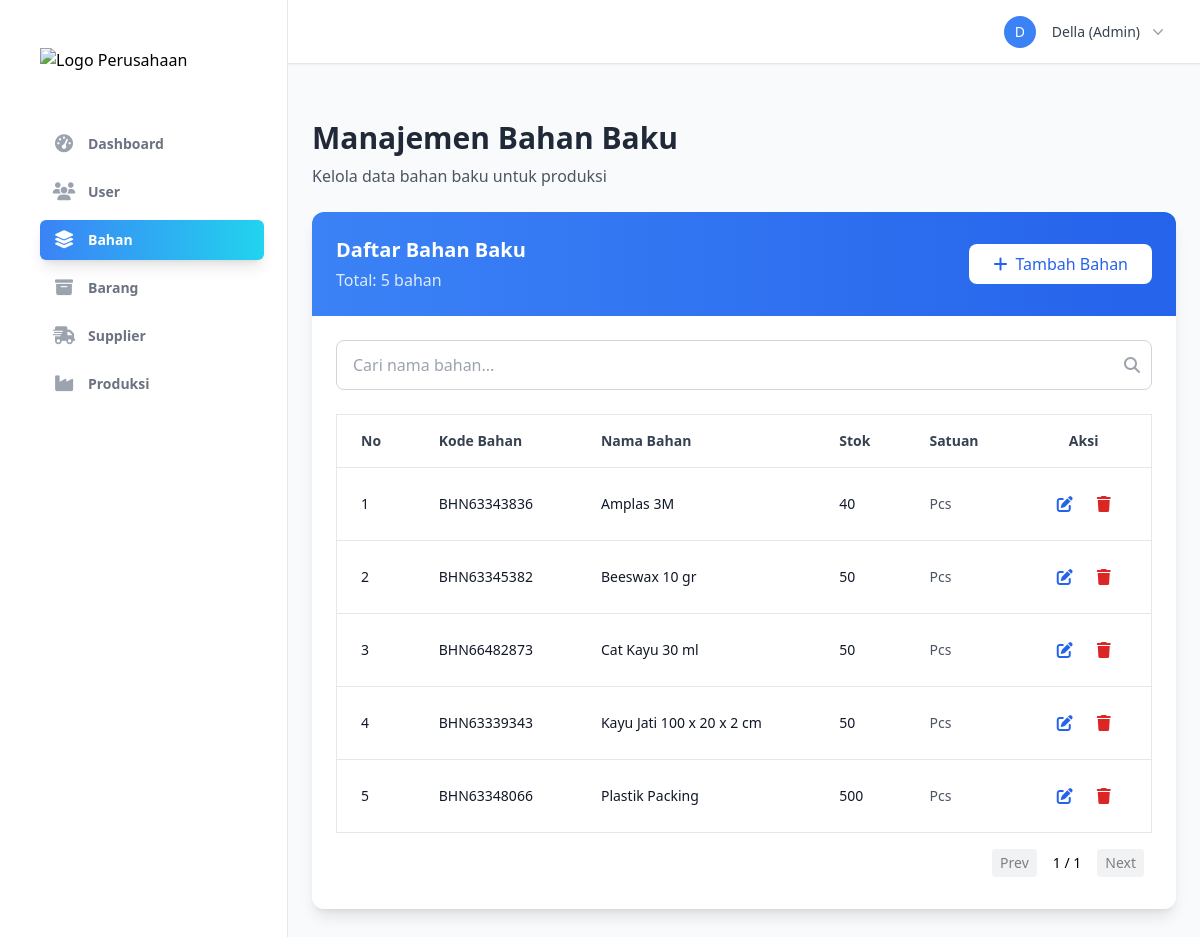
The app's page /pages/material_management.php (signed in) with its own data.
### tables this page shows
CREATE TABLE bahan (
    kd_bahan VARCHAR(25) PRIMARY KEY,
    nama_bahan VARCHAR(200) NOT NULL,
    stok INTEGER NOT NULL,
    satuan VARCHAR(15) NOT NULL
);

### pages/material_management.php (the view, shortened to what this page needs)
<?php
require_once '../config/db_connect.php';
require_once '../includes/header.php';
$search_query = $_GET['search'] ?? '';
$perPage = 10;
$page = isset($_GET['page']) ? max(1, intval($_GET['page'])) : 1;
$offset = ($page - 1) * $perPage;
$stmt = $pdo->prepare("SELECT COUNT(*) FROM bahan WHERE nama_bahan LIKE :search");
$stmt->bindValue(':search', '%' . $search_query . '%');
$stmt->execute();
$totalItems = $stmt->fetchColumn();
$totalPages = ceil($totalItems / $perPage);
$sql = "SELECT * FROM bahan WHERE nama_bahan LIKE :search ORDER BY nama_bahan LIMIT :limit OFFSET :offset";
$stmt = $pdo->prepare($sql);
$stmt->bindValue(':search', '%' . $search_query . '%');
$stmt->bindValue(':limit', $perPage, PDO::PARAM_INT);
$stmt->bindValue(':offset', $offset, PDO::PARAM_INT);
$stmt->execute();
$materials = $stmt->fetchAll(PDO::FETCH_ASSOC);
?>
<head>
    <link rel="stylesheet" href="../assets/css/responsive.css">
</head>
<div class="flex min-h-screen ">
    <?php require_once '../includes/sidebar.php'; ?>
    <main class="flex-1 p-6">
        <div id="materialManagement" class="section active">
            <div class="mb-6">
                <h2 class="text-3xl font-bold text-gray-800">Manajemen Bahan Baku</h2>
                <p class="text-gray-600 mt-2">Kelola data bahan baku untuk produksi</p>
            </div>
            <div class="bg-white rounded-xl shadow-lg overflow-hidden">
                <div class="bg-gradient-to-r from-blue-500 to-blue-600 p-6">
                    <div class="flex justify-between items-center card-header">
                        <div>
                            <h3 class="text-xl font-semibold text-white">Daftar Bahan Baku</h3>
                            <p class="text-blue-100 mt-1">Total: <?php echo $totalItems; ?> bahan</p>
                        </div>
                        <button onclick="showAddMaterialForm()" class="add-button bg-white text-blue-600 hover:bg-blue-50 px-6 py-2 rounded-lg font-medium transition duration-200 flex items-center">
                            <i class="fas fa-plus mr-2"></i>Tambah Bahan
                        </button>
                    </div>
                </div>
                <div class="p-6">
                    <div class="mb-6 relative">
                        <input type="text" id="searchInput" name="search" class="w-full px-4 py-3 border border-gray-300 rounded-lg focus:outline-none focus:ring-2 focus:ring-blue-500 pr-10" placeholder="Cari nama bahan..." value="<?php echo htmlspecialchars($search_query); ?>">
                        <span class="absolute right-3 top-1/2 transform -translate-y-1/2 text-gray-400">
                            <i class="fas fa-search"></i>
                        </span>
                    </div>
                    <?php if (empty($materials)): ?>
                        <div class="text-center py-12">
                            <i class="fas fa-box-open text-gray-400 text-6xl mb-4"></i>
                            <h3 class="text-xl font-semibold text-gray-600 mb-2">Belum ada bahan baku</h3>
                            <p class="text-gray-500">Mulai dengan menambahkan bahan pertama Anda</p>
                        </div>
                    <?php else: ?>
                        <div class="overflow-x-auto">
                            <table class="min-w-full responsive-table border border-gray-200" id="materialsTable">
                                <thead>
                                    <tr class="border-b border-gray-200">
                                        <th class="px-6 py-4 text-left text-sm font-semibold text-gray-700">No</th>
                                        <th class="px-6 py-4 text-left text-sm font-semibold text-gray-700">Kode Bahan</th>
                                        <th class="px-6 py-4 text-left text-sm font-semibold text-gray-700">Nama Bahan</th>
                                        <th class="px-6 py-4 text-left text-sm font-semibold text-gray-700">Stok</th>
                                        <th class="px-6 py-4 text-left text-sm font-semibold text-gray-700">Satuan</th>
                                        <th class="px-6 py-4 text-center text-sm font-semibold text-gray-700">Aksi</th>
                                    </tr>
                                </thead>
                                <tbody id="materialsTableBody" class="divide-y divide-gray-200">
                                    <?php
                                    $i = 1;
                                    foreach ($materials as $material): ?>
                                        <tr class="material-row" data-name="<?php echo strtolower(htmlspecialchars($material['nama_bahan'])); ?>">
                                            <td data-label="No." class="px-6 py-4 text-sm text-gray-900"><?php echo $i++; ?></td>
                                            <td data-label="Kode" class="px-6 py-4 text-sm font-medium text-gray-900"><?php echo htmlspecialchars($material['kd_bahan']); ?></td>
                                            <td data-label="Nama" class="px-6 py-4 text-sm text-gray-900"><?php echo htmlspecialchars($material['nama_bahan']); ?></td>
                                            <td data-label="Stok" class="px-6 py-4 text-sm text-gray-900"><?php echo htmlspecialchars($material['stok']); ?></td>
                                            <td data-label="Satuan" class="px-6 py-4 text-sm text-gray-600"><?php echo htmlspecialchars($material['satuan']); ?></td>
                                            <td class="px-6 py-4 text-center actions-cell">
                                                <div class="flex justify-center space-x-2">
                                                    <button onclick="editMaterial('<?php echo $material['kd_bahan']; ?>', '<?php echo htmlspecialchars(addslashes($material['nama_bahan'])); ?>', '<?php echo $material['stok']; ?>', '<?php echo htmlspecialchars(addslashes($material['satuan'])); ?>')"
                                                        class="text-blue-600 hover:text-blue-800 hover:bg-blue-100 p-2 rounded-lg transition duration-200">
                                                        <i class="fas fa-edit"></i>
                                                    </button>
                                                    <button onclick="deleteMaterial('<?php echo $material['kd_bahan']; ?>', '<?php echo htmlspecialchars(addslashes($material['nama_bahan'])); ?>')"
                                                        class="text-red-600 hover:text-red-800 hover:bg-red-100 p-2 rounded-lg transition duration-200">
                                                        <i class="fas fa-trash"></i>
                                                    </button>
                                                </div>
                                            </td>
                                        </tr>
                                    <?php endforeach; ?>
                                </tbody>
                            </table>
                        </div>
                    <?php endif; ?>
                    <div class="flex justify-end mt-2 p-2">
                        <div class="flex items-center space-x-2 text-sm">
                            <a href="?search=<?php echo urlencode($search_query); ?>&page=<?php echo max(1, $page - 1); ?>" class="px-2 py-1 bg-gray-200 rounded hover:bg-gray-300 <?php echo $page <= 1 ? 'opacity-50 cursor-not-allowed' : ''; ?>">Prev</a>
                            <span class="px-2"><?php echo $page; ?> / <?php echo $totalPages; ?></span>
                            <a href="?search=<?php echo urlencode($search_query); ?>&page=<?php echo min($totalPages, $page + 1); ?>" class="px-2 py-1 bg-gray-200 rounded hover:bg-gray-300 <?php echo $page >= $totalPages ? 'opacity-50 cursor-not-allowed' : ''; ?>">Next</a>
                        </div>
                    </div>
                </div>
            </div>
        </div>
    </main>
</div>
<?php require_once '../includes/footer.php'; ?>

### records on screen
bahan: kd_bahan "BHN63343836", nama_bahan "Amplas 3M", stok "40", satuan "Pcs"
bahan: kd_bahan "BHN63345382", nama_bahan "Beeswax 10 gr", stok "50", satuan "Pcs"
bahan: kd_bahan "BHN66482873", nama_bahan "Cat Kayu 30 ml", stok "50", satuan "Pcs"
bahan: kd_bahan "BHN63339343", nama_bahan "Kayu Jati 100 x 20 x 2 cm", stok "50", satuan "Pcs"
bahan: kd_bahan "BHN63348066", nama_bahan "Plastik Packing", stok "500", satuan "Pcs"

### other values on screen
$item['name'] "Dashboard"
$item['name'] "User"
$item['name'] "Bahan"
$item['name'] "Barang"
$item['name'] "Supplier"
$item['name'] "Produksi"
substr($currentUser['username'], 0, 1) "D"
$currentUser['username'] "Della"
$currentUser['level'] "Admin"
$totalItems "5"
$page "1"
$totalPages "1"
